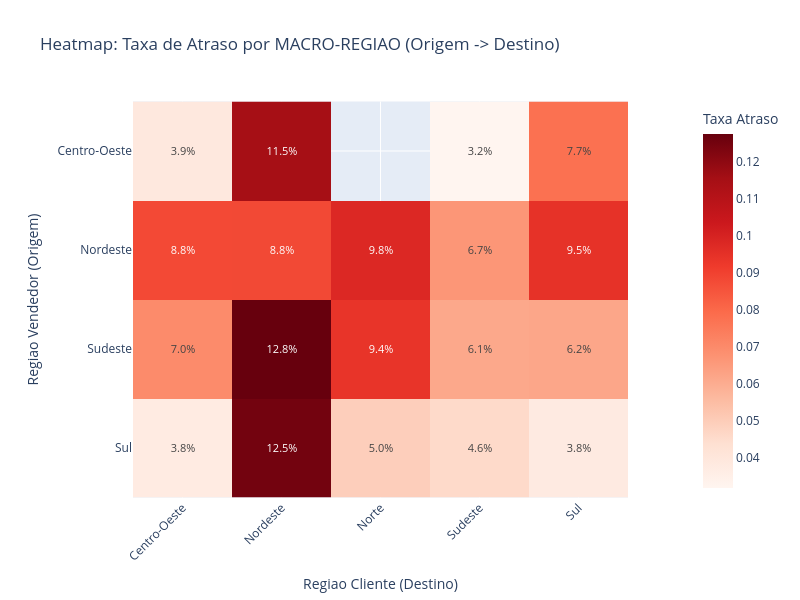

The notebook cell saved with this chart:
### Code cell
# 6.9 — Mapa de Calor por MACRO-REGIOES Geograficas (Vendedor Origem -> Cliente Destino)
rotas_regiao = df.groupby(['seller_regiao', 'customer_regiao']).agg(
    total_pedidos=('order_id', 'count'),
    taxa_atraso=('foi_atraso', 'mean')
).reset_index()

# Filtrar rotas com volume minimo (ex: >= 50 pedidos)
rotas_regiao_freq = rotas_regiao[rotas_regiao['total_pedidos'] >= 50]
matriz_regioes = rotas_regiao_freq.pivot(index='seller_regiao', columns='customer_regiao', values='taxa_atraso')

fig_regioes = px.imshow(
    matriz_regioes,
    text_auto='.1%',
    title='Heatmap: Taxa de Atraso por MACRO-REGIAO (Origem -> Destino)',
    labels=dict(x="Regiao Cliente (Destino)", y="Regiao Vendedor (Origem)", color="Taxa Atraso"),
    color_continuous_scale='Reds'
)
fig_regioes.update_traces(textfont_size=11)
fig_regioes.update_layout(
    height=600, 
    width=800,
    xaxis_tickangle=-45
)
fig_regioes.show()

### Figure 1 — Plotly figure (JSON) as saved in the notebook; plotly's stock layout.template omitted (floating-point values rounded to 4 significant figures)
{"data": [{"coloraxis": "coloraxis", "hovertemplate": "Regiao Cliente (Destino): %{x}<br>Regiao Vendedor (Origem): %{y}<br>Taxa Atraso: %{z}<extra></extra>", "name": "0", "textfont": {"size": 11}, "texttemplate": "%{z:.1%}", "type": "heatmap", "x": ["Centro-Oeste", "Nordeste", "Norte", "Sudeste", "Sul"], "xaxis": "x", "y": ["Centro-Oeste", "Nordeste", "Sudeste", "Sul"], "yaxis": "y", "z": [[0.03913, 0.1154, NaN, 0.03188, 0.07746], [0.088, 0.08817, 0.09804, 0.06659, 0.09467], [0.06979, 0.1275, 0.09392, 0.06145, 0.06188], [0.0376, 0.1253, 0.04955, 0.04587, 0.03803]]}], "layout": {"coloraxis": {"colorbar": {"title": {"text": "Taxa Atraso"}}, "colorscale": [[0, "rgb(255,245,240)"], [0.125, "rgb(254,224,210)"], [0.25, "rgb(252,187,161)"], [0.375, "rgb(252,146,114)"], [0.5, "rgb(251,106,74)"], [0.625, "rgb(239,59,44)"], [0.75, "rgb(203,24,29)"], [0.875, "rgb(165,15,21)"], [1, "rgb(103,0,13)"]]}, "height": 600, "title": {"text": "Heatmap: Taxa de Atraso por MACRO-REGIAO (Origem -> Destino)"}, "width": 800, "xaxis": {"anchor": "y", "constrain": "domain", "domain": [0, 1], "scaleanchor": "y", "tickangle": -45, "title": {"text": "Regiao Cliente (Destino)"}}, "yaxis": {"anchor": "x", "autorange": "reversed", "constrain": "domain", "domain": [0, 1], "title": {"text": "Regiao Vendedor (Origem)"}}}}
